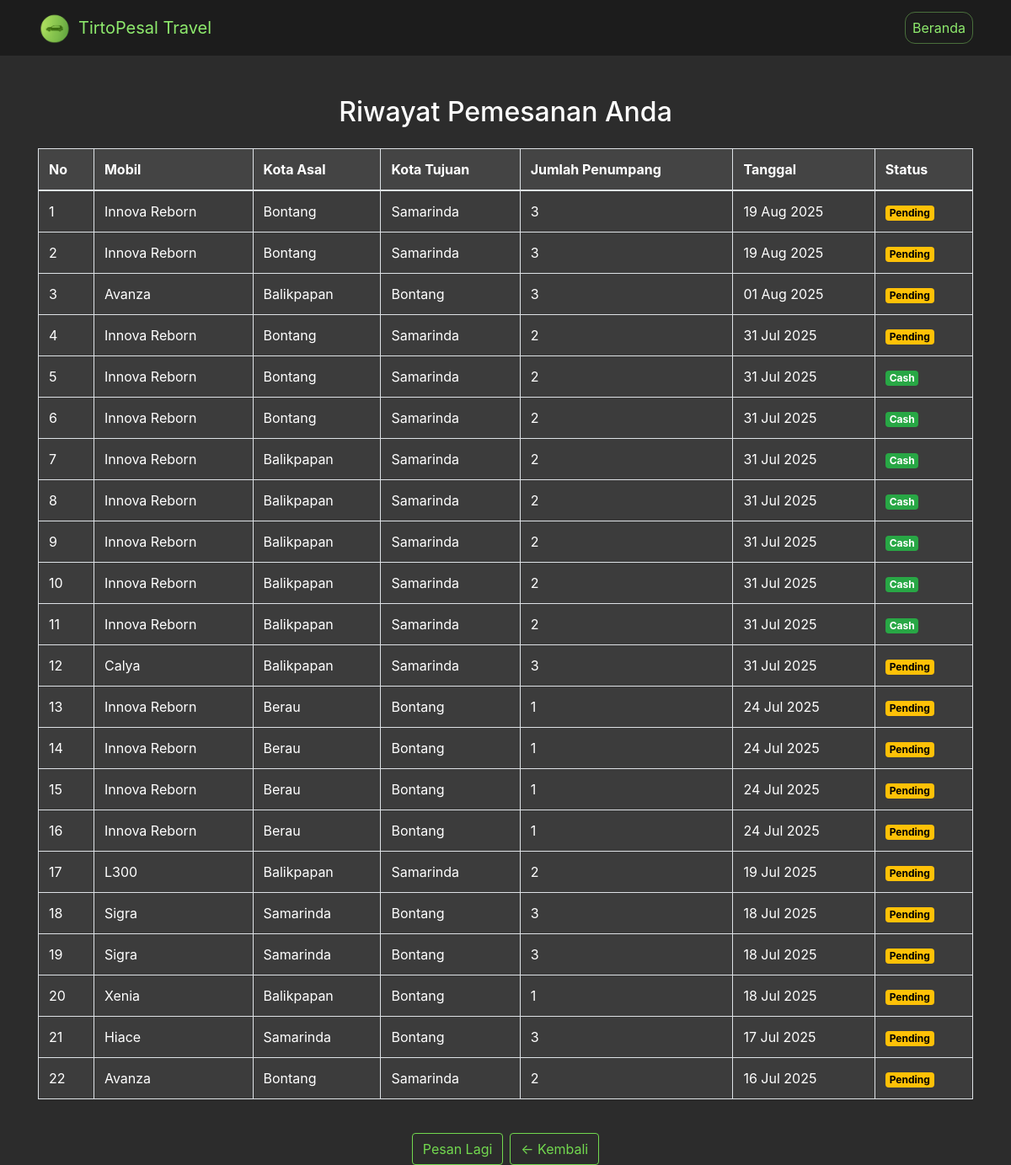
/pelanggan/riwayat.php (signed in), run on the app's committed database.
### tables this page shows
CREATE TABLE `pemesanan` (
  `id_pemesanan` int NOT NULL,
  `id_pelanggan` int DEFAULT NULL,
  `id_jadwal` int DEFAULT NULL,
  `id_mobil` int DEFAULT NULL,
  `tarif_mobil` int DEFAULT NULL,
  `jumlah_penumpang` int DEFAULT NULL,
  `status` varchar(20) DEFAULT 'pending',
  `total_bayar` int DEFAULT NULL,
  `tanggal_pesan` timestamp NULL DEFAULT CURRENT_TIMESTAMP,
  `id_tujuan` int DEFAULT NULL,
  `tarif_tujuan` int DEFAULT NULL,
  `tanggal_berangkat` date DEFAULT NULL,
  `total_harga` int DEFAULT NULL,
  `metode_pembayaran` enum('Cash','Transfer','QRIS') NOT NULL DEFAULT 'Cash',
  `status_pembayaran` enum('Belum Dibayar','Menunggu Konfirmasi','Sudah Dibayar') NOT NULL DEFAULT 'Belum Dibayar',
  `bukti_pembayaran` varchar(255) DEFAULT NULL,
  `tanggal_pembayaran` datetime DEFAULT NULL
);

CREATE TABLE `mobil` (
  `id_mobil` int NOT NULL,
  `nama_mobil` varchar(50) DEFAULT NULL,
  `harga` int DEFAULT NULL,
  `plat_nomor` varchar(20) DEFAULT NULL,
  `nama_supir` varchar(100) NOT NULL,
  `kapasitas` int DEFAULT NULL,
  `status` varchar(20) DEFAULT 'aktif',
  `gambar` varchar(100) DEFAULT NULL
);

CREATE TABLE `tujuan` (
  `id_tujuan` int NOT NULL,
  `kota_asal` varchar(100) NOT NULL,
  `kota_tujuan` varchar(100) NOT NULL,
  `tarif` int NOT NULL,
  `estimasi` int NOT NULL,
  `id_mobil` int DEFAULT NULL
);

### src/pelanggan/riwayat.php (the view, shortened to what this page needs)
<?php
include '../includes/koneksi.php';
$id_pelanggan = $_SESSION['pelanggan']['id_pelanggan'];
$query = "SELECT p.id_pemesanan, m.nama_mobil, t.kota_asal, t.kota_tujuan,
                 p.jumlah_penumpang, p.tanggal_berangkat, p.status
          FROM pemesanan p
          JOIN mobil m ON p.id_mobil = m.id_mobil
          JOIN tujuan t ON p.id_tujuan = t.id_tujuan
          WHERE p.id_pelanggan = '$id_pelanggan'
          ORDER BY p.tanggal_berangkat DESC";
$result = mysqli_query($conn, $query);
?>
<!DOCTYPE html>
<html lang="id">
<head>
    <link rel="stylesheet" href="https://maxcdn.bootstrapcdn.com/bootstrap/4.5.2/css/bootstrap.min.css">
</head>
<body>
    <nav class="navbar navbar-expand-lg">
        <div class="container">
            <a class="navbar-brand" href="#">
                <img src="../img/LOGO.png" alt="Logo" width="40" height="40">
                TirtoPesal Travel
            </a>
            <div class="collapse navbar-collapse justify-content-end" id="navbarNav">
                <ul class="navbar-nav">
                    <li class="nav-item">
                        <a class="nav-link" href="dashboard.php">Beranda</a>
                    </li>
                </ul>
            </div>
        </div>
    </nav>
    <div class="container mt-5">
        <h2 class="text-center mb-4">Riwayat Pemesanan Anda</h2>
        <div class="table-responsive">
            <table class="table table-bordered table-hover rounded">
                <thead>
                    <tr>
                        <th>No</th>
                        <th>Mobil</th>
                        <th>Kota Asal</th>
                        <th>Kota Tujuan</th>
                        <th>Jumlah Penumpang</th>
                        <th>Tanggal</th>
                        <th>Status</th>
                    </tr>
                </thead>
                <tbody>
                    <?php $no = 1;
                    while ($row = mysqli_fetch_assoc($result)) { ?>
                        <tr>
                            <td><?= $no++ ?></td>
                            <td><?= $row['nama_mobil'] ?></td>
                            <td><?= $row['kota_asal'] ?></td>
                            <td><?= $row['kota_tujuan'] ?></td>
                            <td><?= $row['jumlah_penumpang'] ?></td>
                            <td><?= date('d M Y', strtotime($row['tanggal_berangkat'])) ?></td>
                            <td>
                                <span class="badge <?= $row['status'] == 'pending' ? 'badge-warning' : 'badge-success' ?>">
                                    <?= ucfirst($row['status']) ?>
                                </span>
                            </td>
                        </tr>
                    <?php } ?>
                </tbody>
            </table>
        </div>
        <div class="mt-4 d-flex justify-content-center gap-3">
            <a href="pesan.php" class="btn btn-outline-light mr-2">Pesan Lagi</a>
            <a href="dashboard.php" class="btn btn-outline-light">← Kembali</a>
        </div>
    </div>
</body>
</html>

### src/pelanggan/riwayat.php (style rules this page uses)
body { background-color: #2c2c2c; color: #fff; }
.navbar { background-color: #1c1c1c; }
.navbar-brand { color: #8eea6d !important; }
.navbar .nav-link { color: #8eea6d !important; border: 1px solid rgba(142, 234, 109, 0.4); border-radius: 12px; padding: 6px 14px; margin-left: 10px; transition: 0.3s ease; background-color: transparent; }
.table { background-color: #3c3c3c; color: #fff; }
.table th { background-color: #444; }
.badge-success { background-color: #28a745; }
.badge-warning { background-color: #ffc107; color: #000; }
.btn-outline-light { color: #72d84f; border-color: #72d84f; }
.navbar-brand { display: flex; align-items: center; gap: 8px; }
.navbar-brand img { vertical-align: middle; }

### data on the page
pemesanan: id_mobil.nama_mobil "Innova Reborn", id_tujuan.kota_asal "Bontang", id_tujuan.kota_tujuan "Samarinda", jumlah_penumpang "3", tanggal_berangkat "19 Aug 2025", status "Pending"
pemesanan: id_mobil.nama_mobil "Innova Reborn", id_tujuan.kota_asal "Bontang", id_tujuan.kota_tujuan "Samarinda", jumlah_penumpang "3", tanggal_berangkat "19 Aug 2025", status "Pending"
pemesanan: id_mobil.nama_mobil "Avanza", id_tujuan.kota_asal "Balikpapan", id_tujuan.kota_tujuan "Bontang", jumlah_penumpang "3", tanggal_berangkat "01 Aug 2025", status "Pending"
pemesanan: id_mobil.nama_mobil "Innova Reborn", id_tujuan.kota_asal "Bontang", id_tujuan.kota_tujuan "Samarinda", jumlah_penumpang "2", tanggal_berangkat "31 Jul 2025", status "Pending"
pemesanan: id_mobil.nama_mobil "Innova Reborn", id_tujuan.kota_asal "Bontang", id_tujuan.kota_tujuan "Samarinda", jumlah_penumpang "2", tanggal_berangkat "31 Jul 2025", status "Cash"
pemesanan: id_mobil.nama_mobil "Innova Reborn", id_tujuan.kota_asal "Bontang", id_tujuan.kota_tujuan "Samarinda", jumlah_penumpang "2", tanggal_berangkat "31 Jul 2025", status "Cash"
pemesanan: id_mobil.nama_mobil "Innova Reborn", id_tujuan.kota_asal "Balikpapan", id_tujuan.kota_tujuan "Samarinda", jumlah_penumpang "2", tanggal_berangkat "31 Jul 2025", status "Cash"
pemesanan: id_mobil.nama_mobil "Innova Reborn", id_tujuan.kota_asal "Balikpapan", id_tujuan.kota_tujuan "Samarinda", jumlah_penumpang "2", tanggal_berangkat "31 Jul 2025", status "Cash"
pemesanan: id_mobil.nama_mobil "Innova Reborn", id_tujuan.kota_asal "Balikpapan", id_tujuan.kota_tujuan "Samarinda", jumlah_penumpang "2", tanggal_berangkat "31 Jul 2025", status "Cash"
pemesanan: id_mobil.nama_mobil "Innova Reborn", id_tujuan.kota_asal "Balikpapan", id_tujuan.kota_tujuan "Samarinda", jumlah_penumpang "2", tanggal_berangkat "31 Jul 2025", status "Cash"
pemesanan: id_mobil.nama_mobil "Innova Reborn", id_tujuan.kota_asal "Balikpapan", id_tujuan.kota_tujuan "Samarinda", jumlah_penumpang "2", tanggal_berangkat "31 Jul 2025", status "Cash"
pemesanan: id_mobil.nama_mobil "Calya", id_tujuan.kota_asal "Balikpapan", id_tujuan.kota_tujuan "Samarinda", jumlah_penumpang "3", tanggal_berangkat "31 Jul 2025", status "Pending"
pemesanan: id_mobil.nama_mobil "Innova Reborn", id_tujuan.kota_asal "Berau", id_tujuan.kota_tujuan "Bontang", jumlah_penumpang "1", tanggal_berangkat "24 Jul 2025", status "Pending"
pemesanan: id_mobil.nama_mobil "Innova Reborn", id_tujuan.kota_asal "Berau", id_tujuan.kota_tujuan "Bontang", jumlah_penumpang "1", tanggal_berangkat "24 Jul 2025", status "Pending"
pemesanan: id_mobil.nama_mobil "Innova Reborn", id_tujuan.kota_asal "Berau", id_tujuan.kota_tujuan "Bontang", jumlah_penumpang "1", tanggal_berangkat "24 Jul 2025", status "Pending"
pemesanan: id_mobil.nama_mobil "Innova Reborn", id_tujuan.kota_asal "Berau", id_tujuan.kota_tujuan "Bontang", jumlah_penumpang "1", tanggal_berangkat "24 Jul 2025", status "Pending"
pemesanan: id_mobil.nama_mobil "L300", id_tujuan.kota_asal "Balikpapan", id_tujuan.kota_tujuan "Samarinda", jumlah_penumpang "2", tanggal_berangkat "19 Jul 2025", status "Pending"
pemesanan: id_mobil.nama_mobil "Sigra", id_tujuan.kota_asal "Samarinda", id_tujuan.kota_tujuan "Bontang", jumlah_penumpang "3", tanggal_berangkat "18 Jul 2025", status "Pending"
pemesanan: id_mobil.nama_mobil "Sigra", id_tujuan.kota_asal "Samarinda", id_tujuan.kota_tujuan "Bontang", jumlah_penumpang "3", tanggal_berangkat "18 Jul 2025", status "Pending"
pemesanan: id_mobil.nama_mobil "Xenia", id_tujuan.kota_asal "Balikpapan", id_tujuan.kota_tujuan "Bontang", jumlah_penumpang "1", tanggal_berangkat "18 Jul 2025", status "Pending"
pemesanan: id_mobil.nama_mobil "Hiace", id_tujuan.kota_asal "Samarinda", id_tujuan.kota_tujuan "Bontang", jumlah_penumpang "3", tanggal_berangkat "17 Jul 2025", status "Pending"
pemesanan: id_mobil.nama_mobil "Avanza", id_tujuan.kota_asal "Bontang", id_tujuan.kota_tujuan "Samarinda", jumlah_penumpang "2", tanggal_berangkat "16 Jul 2025", status "Pending"
